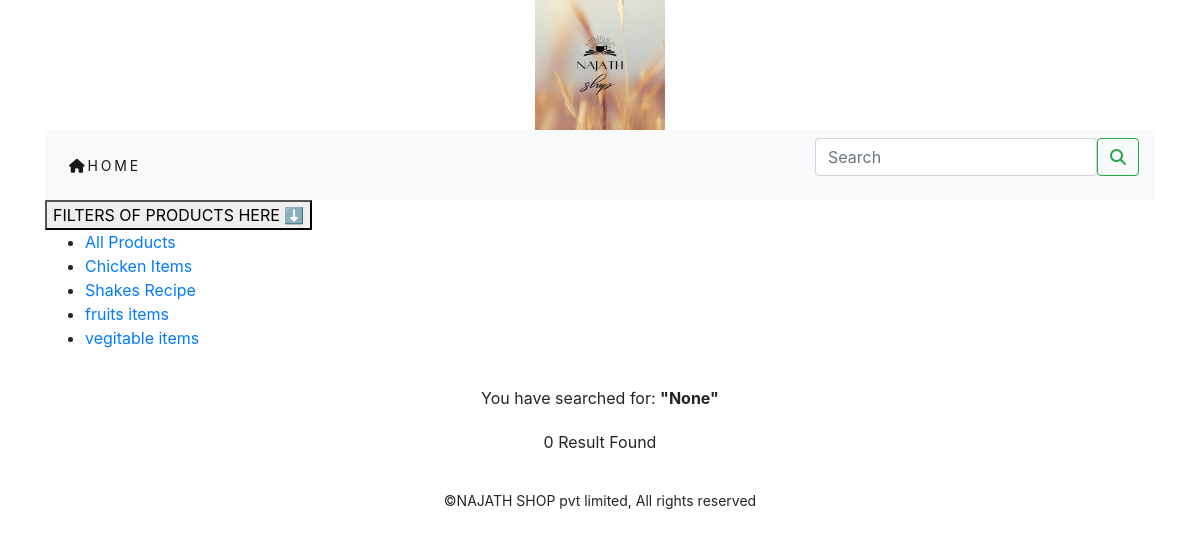
The app's page /search/ with its own data.
### ecommerce_app/models.py (models this page shows, shortened)
class Category(models.Model):
    name=models.CharField(max_length=500,unique=True)
    slug=models.SlugField(max_length=500,unique=True)
    description=models.TextField(blank=True)
    image=models.ImageField(upload_to='category',blank=True)
    class Meta:
        ordering=('name',)
        verbose_name='catogery'
        verbose_name_plural='categories'
    def get_url(self):
        return reverse('ecommerce_app:products_by_category',args=[self.slug])

### search_app/views.py (the view)
# urls.py: path('',views.searchdetails,name='searchdetails'),
def searchdetails(request):
    products=None
    query=None
    if 'q' in request.GET:
        query=request.GET.get('q')
        products=Product.objects.all().filter(Q(name__contains=query) | Q(description__contains=query))
    return render(request,'search.html',{'query':query,'products':products})

### cart_app/context_processors.py (called while the page is built)
def counter(request):
    item_count=0
    if 'admin' in request.path:
        return {}
    else:
        try:
            cart=Cart.objects.filter(cart_id=_cart_id(request))
            cart_items=CartItem.objects.all().filter(cart=cart[:1])
            for cart_item in cart_items:
                item_count += cart_item.quantity
        except Cart.DoesNotExist:
            item_count = 0
    return dict(item_count=item_count)

### cart_app/views.py (called while the page is built)
def _cart_id(request):
    cart=request.session.session_key
    if not cart:
        cart=request.session.create()
    return cart

### ecommerce_app/context_processors.py (called while the page is built)
def menu_links(request):
    links=Category.objects.all()
    return dict(links=links)

### templates/search.html (shortened to what this page needs)
{% extends 'base.html' %}
{% load static %}
{% block content %}
<div class="text-center my_search_text">You have searched for: <b>"{{query}}"</b></div>
<div class="container">
    <div class="row mx-auto">
        {% for product in products %}
        <div class="my_bottom_margin col-9 col-sm-12 col-md-4  col-lg-4">
            <div class="card text-center" style="min-width:18rem;">
                <a href="{{product.get_url}}"><img class="card-img-top my_image" src="{{product.image.url}}" style="width:300px;height:300px;"></a>
            <div class="card-body">
                <h4>{{product.name}}</h4>
                <p>{{product.price}}</p>
            </div>
             </div>
            </div>
        {% empty %}
        <div class="row mx-auto">
            <p class=" text-center my_search_text">0 Result Found</p>
        </div>
        {% endfor %}
        </div>
</div>
{% endblock %}

### templates/navbar.html (shortened to what this page needs)
<nav class="navbar navbar-expand-lg navbar-light bg-light">
  <div class="collapse navbar-collapse" id="navbarSupportedContent">
    <ul class="navbar-nav mr-auto">
      <li class="nav-item active">
        <a class="nav-link" href="/shop"><i class="fa-sharp fa-solid fa-house"></i>Home <span class="sr-only">(current)</span></a>
      </li>
    </ul>
    <form class="d-flex" method="get" action="{% url 'search_app:searchdetails' %}">
      <div class="container_fluid"><input class="form-control mr-sm-2" type="search" name="q" placeholder="Search" aria-label="Search"></div>
      <button class="btn btn-outline-success my-4 my-sm-0" type="submit"><i class="fa-solid fa-magnifying-glass"></i></button>
    </form>
  </div>
</nav>
<nav>
    <div class="dropdown">
  <button class="dropbtn">FILTERS OF PRODUCTS HERE 	⬇</button>
    <ul>
        <li><a href="{% url 'ecommerce_app:allprodcat' %}">All Products</a></li>
        {% for cat in links %}
        <li><a href="{{cat.get_url}}">{{cat.name}}</a></li>
        {% endfor %}
    </ul>
</nav>

### static/css/custom.css (style rules this page uses)
.nav-item { letter-spacing: .2em; font-size:14px; text-transform:uppercase; }
.my_search_text { padding-top:20px; }

### records on screen
Category: name "Chicken Items"
Category: name "Shakes Recipe"
Category: name "fruits items"
Category: name "vegitable items"

### other values on screen
{{ query }} "None"
